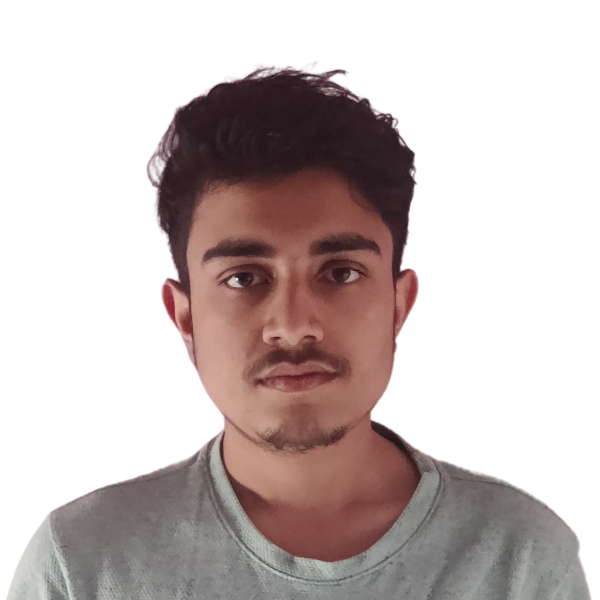
#> input picture tutorials_opencv2/media/cropped-diwas_highres.jpeg, 600 x 600 px, found by its file name
$ python colorConvert-opencv2.py
#> lines starting #> are read from the running program, lines starting #| are printed output that depends on the picture; after the words box and inside, x2 and y2 are one past the last pixel; in counts of white or black regions, pixels touching at a corner belong together

# Perform color conversion on images using OpenCV2
import cv2
import numpy as num ;

print('Hello World') ;

# Read images - imread(imgPath, readMode) and generates the matrix of pixels
image = cv2.imread("media/cropped-diwas_highres.jpeg") ;
#> image is the input picture: shape (600, 600, 3); mean B, G, R 186.6, 188.2, 199.8

# Convert color spectrum of images - cvtColor(matrixOfPixels, COLOR_ATTRIBUTE)
image = cv2.cvtColor(image, cv2.COLOR_BGR2GRAY) ; # RGB-scale to gray-scale'
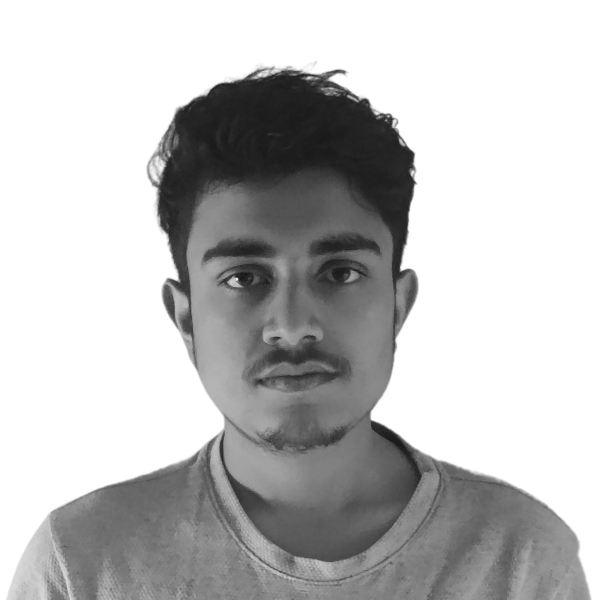
#> image: shape (600, 600); min 20, max 255, mean 191.5

# Blur image using Gaussian Blur ALgorithm - GaussianBlur(matrixOfPixels, kernelSize, sigma)
# image = cv2.GaussianBlur(image, (7,7), 0) ;

# Get the edges of an image using Canny Algorithm - Canny(matrixOfPixels, threshold1, threshold2)
image = cv2.Canny(image, 150, 150) ;
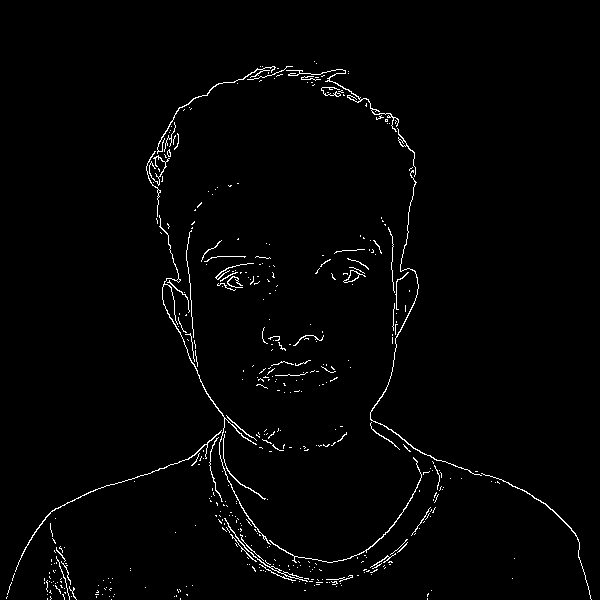
#> image: shape (600, 600); 1.7% white in thin lines or dots, all inside (x1, y1, x2, y2) = (6, 61, 592, 600)

# Dilate the image - dilate(srcImage, kernel, no. of iterations)
kernel = num.ones((3, 3), num.uint8) ;
image = cv2.dilate(image, kernel, iterations = 1) ;
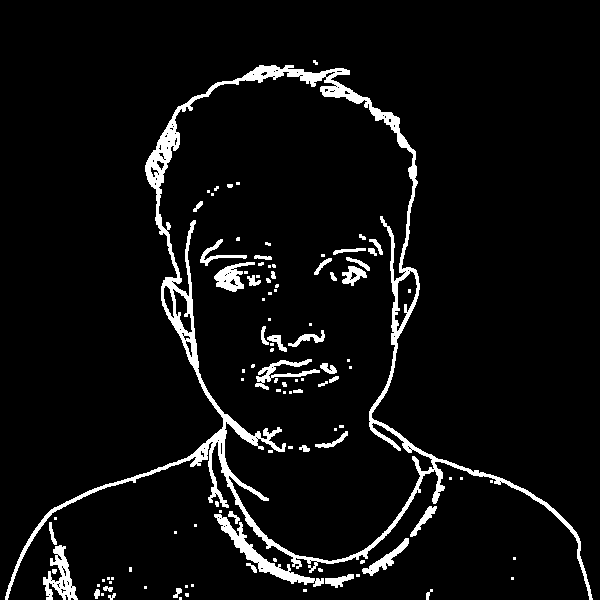
#> image: shape (600, 600); 5.8% white; 106 white regions (63 under 20 px), largest, box (x1, y1, x2, y2) and area: (5, 65, 593, 600) 13270, (214, 514, 324, 587) 1286, (43, 545, 78, 600) 847

# Erode the image - erode(scrImage, kernel, no. of iterations)
image = cv2.erode(image, kernel, iterations = 1) ;
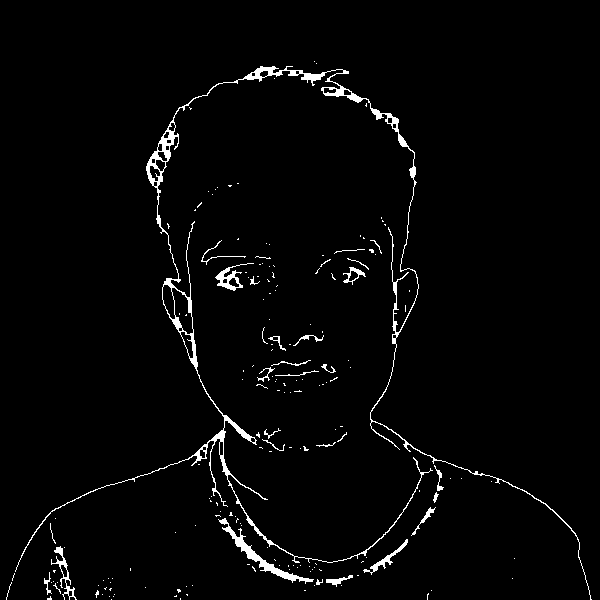
#> image: shape (600, 600); 2.4% white; 184 white regions (156 under 20 px), largest, box (x1, y1, x2, y2) and area: (15, 66, 592, 600) 5304, (218, 518, 314, 584) 735, (215, 263, 254, 291) 308

# Display images - imshow(windowTitle, matrixOfPixels)
cv2.imshow("IMAGE", image) ;
# Wait for key event triggers i.e. create delays - 0 for infinite ms
cv2.waitKey(0) ;
